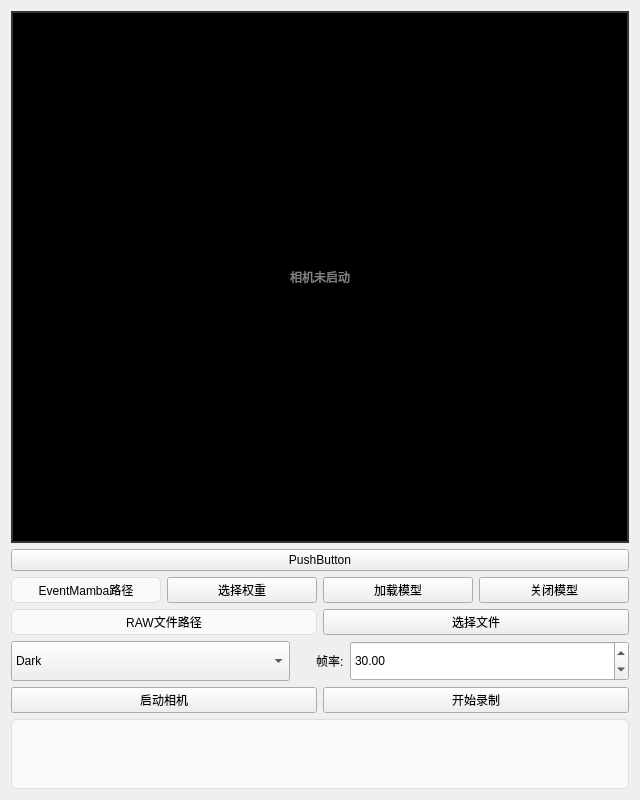
<?xml version="1.0" encoding="UTF-8"?>
<ui version="4.0">
 <class>Form</class>
 <widget class="QWidget" name="Form">
  <property name="geometry">
   <rect>
    <x>0</x>
    <y>0</y>
    <width>640</width>
    <height>800</height>
   </rect>
  </property>
  <property name="sizePolicy">
   <sizepolicy hsizetype="Preferred" vsizetype="Preferred">
    <horstretch>0</horstretch>
    <verstretch>0</verstretch>
   </sizepolicy>
  </property>
  <property name="windowTitle">
   <string>Form</string>
  </property>
  <layout class="QVBoxLayout" name="verticalLayout" stretch="600,0,0,0,0,40,40">
   <item>
    <widget class="QLabel" name="image_label">
     <property name="sizePolicy">
      <sizepolicy hsizetype="Ignored" vsizetype="Ignored">
       <horstretch>0</horstretch>
       <verstretch>0</verstretch>
      </sizepolicy>
     </property>
     <property name="minimumSize">
      <size>
       <width>0</width>
       <height>0</height>
      </size>
     </property>
     <property name="styleSheet">
      <string notr="true">background: black; color: gray; border: 2px solid #333;</string>
     </property>
     <property name="text">
      <string>相机未启动</string>
     </property>
     <property name="alignment">
      <set>Qt::AlignmentFlag::AlignCenter</set>
     </property>
    </widget>
   </item>
   <item>
    <widget class="QPushButton" name="choice_btn">
     <property name="text">
      <string>PushButton</string>
     </property>
    </widget>
   </item>
   <item>
    <layout class="QHBoxLayout" name="horizontalLayout_4">
     <item>
      <widget class="QLabel" name="pt_path_label">
       <property name="sizePolicy">
        <sizepolicy hsizetype="Preferred" vsizetype="Preferred">
         <horstretch>0</horstretch>
         <verstretch>0</verstretch>
        </sizepolicy>
       </property>
       <property name="styleSheet">
        <string notr="true"> background-color: #F8F9FA;  /* 浅灰底色，区分出这是一个框 */
border: 1px solid #DCE0E4;  /* 加个淡淡的边框 */
 border-radius: 5px;         /* 圆角，看着更现代 */</string>
       </property>
       <property name="text">
        <string>EventMamba路径</string>
       </property>
       <property name="alignment">
        <set>Qt::AlignmentFlag::AlignCenter</set>
       </property>
      </widget>
     </item>
     <item>
      <widget class="QPushButton" name="select_pt_btn">
       <property name="text">
        <string>选择权重</string>
       </property>
      </widget>
     </item>
     <item>
      <widget class="QPushButton" name="apply_pt_btn">
       <property name="text">
        <string>加载模型</string>
       </property>
      </widget>
     </item>
     <item>
      <widget class="QPushButton" name="close_pt_btn">
       <property name="text">
        <string>关闭模型</string>
       </property>
      </widget>
     </item>
    </layout>
   </item>
   <item>
    <layout class="QHBoxLayout" name="horizontalLayout_3">
     <item>
      <widget class="QLabel" name="file_path_label">
       <property name="sizePolicy">
        <sizepolicy hsizetype="Preferred" vsizetype="Preferred">
         <horstretch>0</horstretch>
         <verstretch>0</verstretch>
        </sizepolicy>
       </property>
       <property name="styleSheet">
        <string notr="true"> background-color: #F8F9FA;  /* 浅灰底色，区分出这是一个框 */
border: 1px solid #DCE0E4;  /* 加个淡淡的边框 */
 border-radius: 5px;         /* 圆角，看着更现代 */</string>
       </property>
       <property name="text">
        <string>RAW文件路径</string>
       </property>
       <property name="alignment">
        <set>Qt::AlignmentFlag::AlignCenter</set>
       </property>
      </widget>
     </item>
     <item>
      <widget class="QPushButton" name="select_file_btn">
       <property name="text">
        <string>选择文件</string>
       </property>
      </widget>
     </item>
    </layout>
   </item>
   <item>
    <layout class="QHBoxLayout" name="horizontalLayout_2" stretch="10,0,1,10">
     <item>
      <widget class="QComboBox" name="combo_palette">
       <property name="minimumSize">
        <size>
         <width>0</width>
         <height>40</height>
        </size>
       </property>
       <item>
        <property name="text">
         <string>Dark</string>
        </property>
       </item>
       <item>
        <property name="text">
         <string>Light</string>
        </property>
       </item>
       <item>
        <property name="text">
         <string>CoolWarm</string>
        </property>
       </item>
       <item>
        <property name="text">
         <string>Gray</string>
        </property>
       </item>
      </widget>
     </item>
     <item>
      <spacer name="horizontalSpacer">
       <property name="orientation">
        <enum>Qt::Orientation::Horizontal</enum>
       </property>
       <property name="sizeHint" stdset="0">
        <size>
         <width>20</width>
         <height>20</height>
        </size>
       </property>
      </spacer>
     </item>
     <item>
      <widget class="QLabel" name="fps_label">
       <property name="minimumSize">
        <size>
         <width>0</width>
         <height>40</height>
        </size>
       </property>
       <property name="text">
        <string>帧率:</string>
       </property>
      </widget>
     </item>
     <item>
      <widget class="QDoubleSpinBox" name="fpsEdit">
       <property name="minimumSize">
        <size>
         <width>0</width>
         <height>40</height>
        </size>
       </property>
       <property name="maximum">
        <double>999.990000000000009</double>
       </property>
       <property name="value">
        <double>30.000000000000000</double>
       </property>
      </widget>
     </item>
    </layout>
   </item>
   <item>
    <layout class="QHBoxLayout" name="horizontalLayout">
     <item>
      <widget class="QPushButton" name="start_btn">
       <property name="text">
        <string>启动相机</string>
       </property>
      </widget>
     </item>
     <item>
      <widget class="QPushButton" name="record_btn">
       <property name="text">
        <string>开始录制</string>
       </property>
      </widget>
     </item>
    </layout>
   </item>
   <item>
    <widget class="QTextEdit" name="textEdit">
     <property name="styleSheet">
      <string notr="true"> background-color: #F8F9FA;  /* 浅灰底色，区分出这是一个框 */
border: 1px solid #DCE0E4;  /* 加个淡淡的边框 */
 border-radius: 5px;         /* 圆角，看着更现代 */</string>
     </property>
    </widget>
   </item>
  </layout>
 </widget>
 <resources/>
 <connections/>
</ui>
